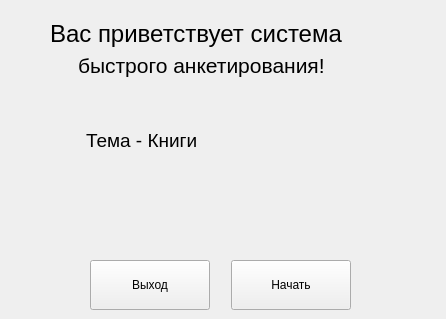
<?xml version="1.0" encoding="UTF-8"?>
<ui version="4.0">
 <class>MainWindow</class>
 <widget class="QMainWindow" name="MainWindow">
  <property name="geometry">
   <rect>
    <x>0</x>
    <y>0</y>
    <width>446</width>
    <height>319</height>
   </rect>
  </property>
  <property name="minimumSize">
   <size>
    <width>446</width>
    <height>319</height>
   </size>
  </property>
  <property name="maximumSize">
   <size>
    <width>446</width>
    <height>319</height>
   </size>
  </property>
  <property name="windowTitle">
   <string>MainWindow</string>
  </property>
  <widget class="QWidget" name="centralwidget">
   <widget class="QPushButton" name="btn_exit">
    <property name="geometry">
     <rect>
      <x>90</x>
      <y>260</y>
      <width>120</width>
      <height>50</height>
     </rect>
    </property>
    <property name="font">
     <font>
      <family>Segoe UI</family>
     </font>
    </property>
    <property name="text">
     <string>Выход</string>
    </property>
   </widget>
   <widget class="QLabel" name="label_welcome_1">
    <property name="geometry">
     <rect>
      <x>50</x>
      <y>13</y>
      <width>351</width>
      <height>41</height>
     </rect>
    </property>
    <property name="font">
     <font>
      <family>Segoe UI</family>
      <pointsize>18</pointsize>
     </font>
    </property>
    <property name="text">
     <string>Вас приветствует система</string>
    </property>
   </widget>
   <widget class="QPushButton" name="btn_begin">
    <property name="geometry">
     <rect>
      <x>231</x>
      <y>260</y>
      <width>120</width>
      <height>50</height>
     </rect>
    </property>
    <property name="font">
     <font>
      <family>Segoe UI</family>
     </font>
    </property>
    <property name="text">
     <string>Начать</string>
    </property>
   </widget>
   <widget class="QLabel" name="label_subject">
    <property name="geometry">
     <rect>
      <x>86</x>
      <y>130</y>
      <width>241</width>
      <height>21</height>
     </rect>
    </property>
    <property name="font">
     <font>
      <family>Segoe UI</family>
      <pointsize>14</pointsize>
     </font>
    </property>
    <property name="text">
     <string>Тема - Книги</string>
    </property>
   </widget>
   <widget class="QLabel" name="label_welcome_2">
    <property name="geometry">
     <rect>
      <x>78</x>
      <y>50</y>
      <width>311</width>
      <height>31</height>
     </rect>
    </property>
    <property name="font">
     <font>
      <family>Segoe UI</family>
      <pointsize>16</pointsize>
     </font>
    </property>
    <property name="text">
     <string>быстрого анкетирования!</string>
    </property>
   </widget>
  </widget>
 </widget>
 <resources/>
 <connections/>
</ui>
